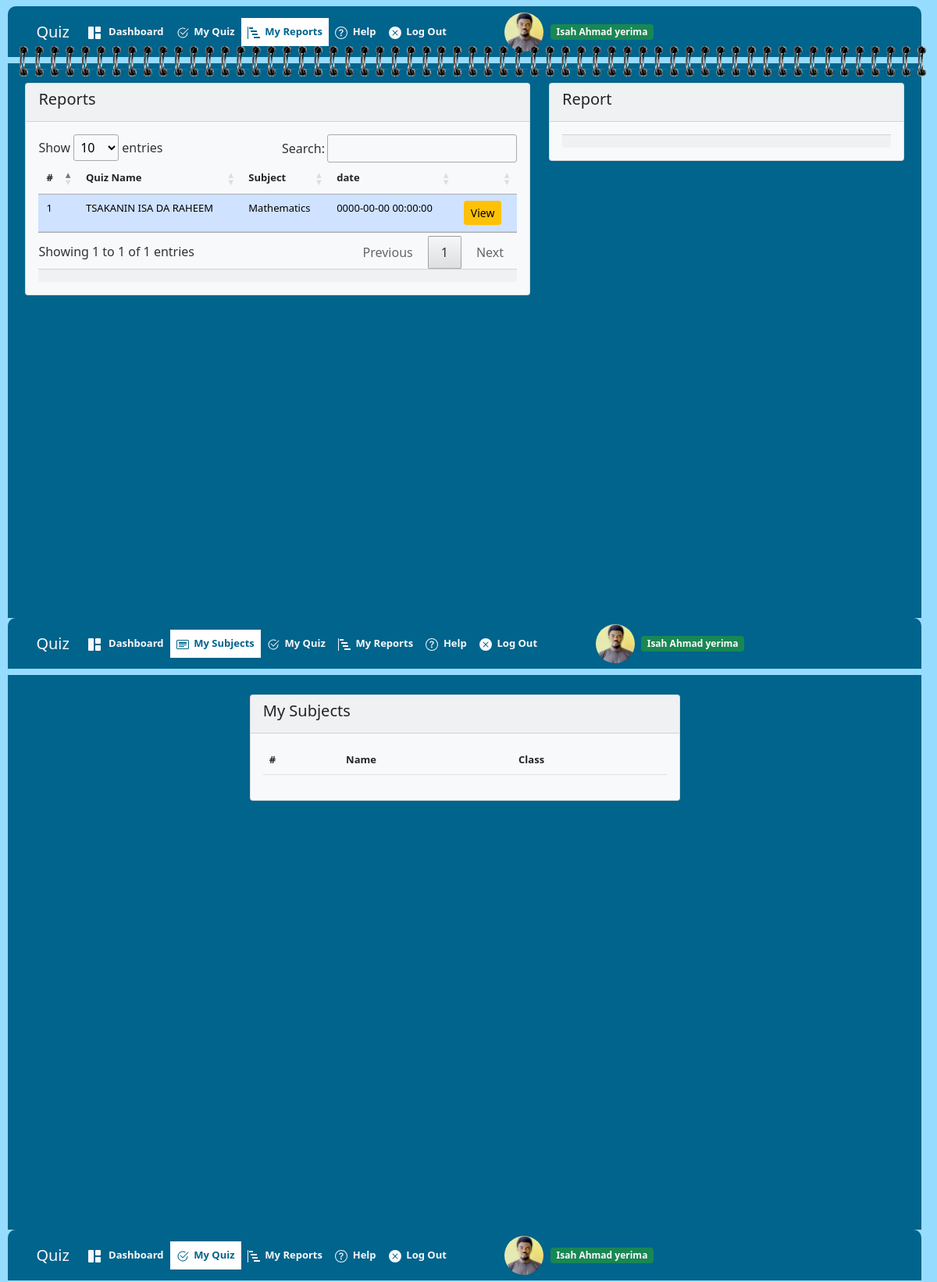
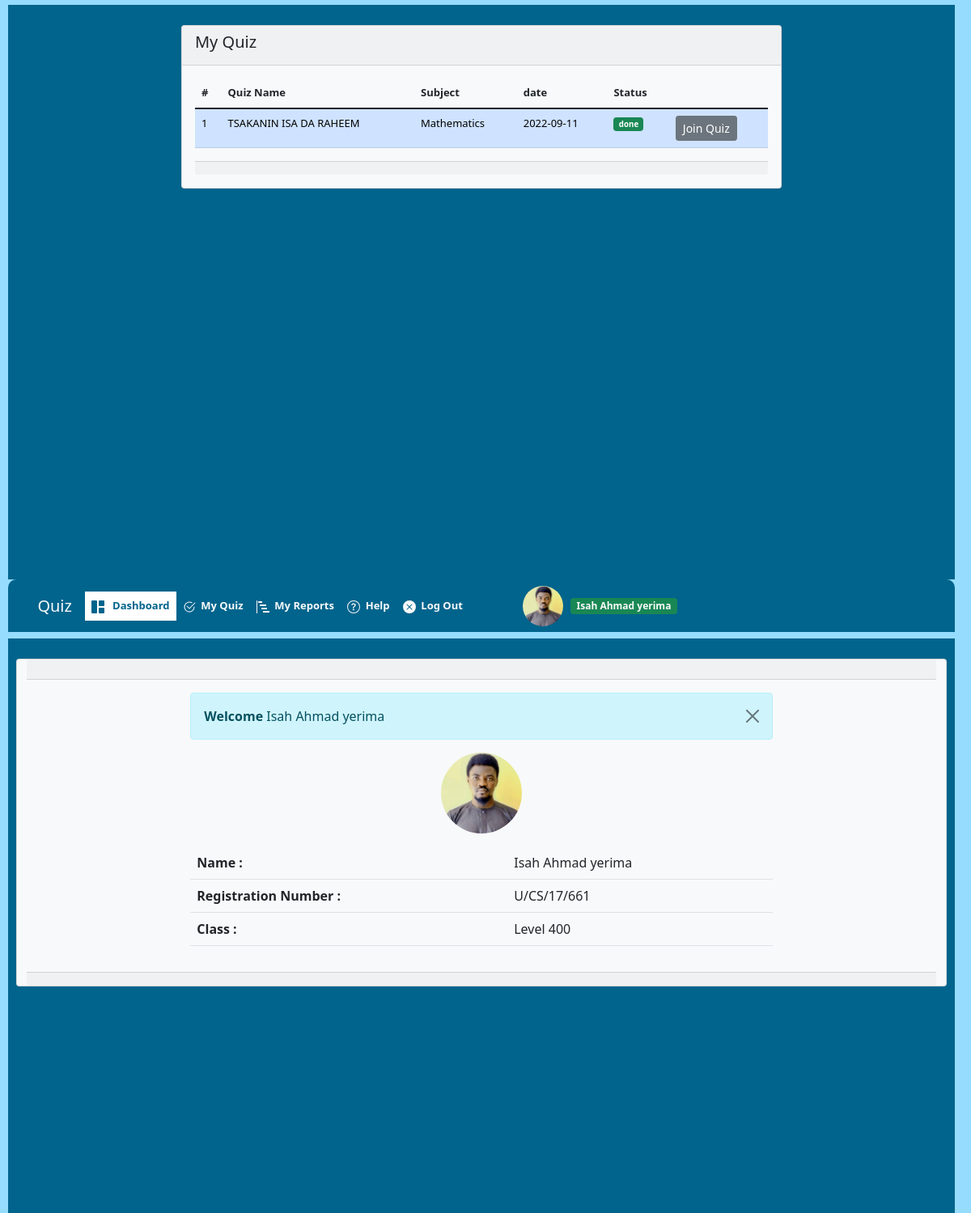
Page /student/index.php (signed in) on the committed database (2 pictures, top to bottom).
### tables this page shows
CREATE TABLE `student` (
  `id` int(11) NOT NULL,
  `reg_no` varchar(255) NOT NULL,
  `name` varchar(255) NOT NULL,
  `class_id` int(11) NOT NULL,
  `password` varchar(255) NOT NULL,
  `picture` varchar(255) NOT NULL
);

CREATE TABLE `report` (
  `id` int(11) NOT NULL,
  `quiz_id` int(11) NOT NULL,
  `positions` longtext NOT NULL,
  `date` timestamp NOT NULL DEFAULT current_timestamp()
);

CREATE TABLE `quiz` (
  `id` int(11) NOT NULL,
  `name` varchar(100) NOT NULL,
  `class_id` int(11) NOT NULL,
  `subject_id` int(11) NOT NULL,
  `date` date NOT NULL,
  `status` int(11) NOT NULL
);

CREATE TABLE `subject` (
  `id` int(11) NOT NULL,
  `name` varchar(255) NOT NULL,
  `class_id` int(11) NOT NULL
);

### admin/include/configuration/init.php (called while the page is built, shortened)
<?php
include_once('function.php');
include_once('objects_class.php');
include_once('database.php');
include_once('class.php');
include_once('quiz.php');
include_once('subject.php');
include_once('report.php');

### admin/include/classes/database.php (called while the page is built, shortened)
<?php
class Database{
    public $connection;
    public function connect(){
        $this->connection = new mysqli(DB_HOST,DB_USER,DB_PASS,DB_NAME);
    }
    public function query($sql)
    {
        $result = $this->connection->query($sql);
        return $result;
    }
}
$database = new Database();
?>

### admin/include/classes/objects_class.php (called while the page is built, shortened)
<?php
class Objects_class
{
    private function has_the_attribute($the_attribute)
    {
        $object_properties = get_object_vars($this);
        return array_key_exists($the_attribute, $object_properties);
    }
    public static function instantiation($the_record)
    {
        $the_object = new $calling_class;
        foreach ($the_record as $the_attribute => $value) {
            if ($the_object->has_the_attribute($the_attribute)) {
                $the_object->$the_attribute = $value;
            }
        }
        return $the_object;
    }
    public static function find_all()
    {
        $the_object_array = static::find_by_query('SELECT * FROM ' . static::$db_table);
        return $the_object_array;
    }
    public static function find_by_id($id)
    {
        $the_result_array = static::find_by_query("SELECT * FROM " . static::$db_table . " WHERE id=$id LIMIT 1");
        return !empty($the_result_array) ? array_shift($the_result_array) : false;
    }
    public static function find_by_query($sql)
    {
        global $database;
        $result_set = $database->query($sql);
        $the_object_array = array();
        while ($row = mysqli_fetch_array($result_set)) {
            $the_object_array[] = static::instantiation($row);
        }
        return $the_object_array;
    }
}

### admin/include/configuration/function.php (called while the page is built, shortened)
<?php
function class_auto_loader($class)
{
	$class = strtolower($class);
	$the_path = "include/classes/{$class}.php";
}

### student/index.php (the view, shortened to what this page needs)
<?php include("include/header.php") ?>
<div class="header row">
    <nav class="navbar navbar-expand-lg ">
        <div class="container-fluid">
            <a class="navbar-brand text-light" href="#">Quiz</a>
            <div class="collapse navbar-collapse" id="navbarNav">
                <ul class="navbar-nav" style="font-size:13px; font-weight: bold; ">
                    <li class="nav-item active">
                        <a class="nav-link active text-light" href="index.php"> &nbsp; Dashboard</a>
                    </li>
                    <li class="nav-item">
                        <a class="nav-link text-light" href="quiz.php"> &nbsp;My Quiz</a>
                    </li>
                    <li class="nav-item">
                        <a class="nav-link text-light" href="report.php"> &nbsp;My Reports</a>
                    </li>
                    <li class="nav-item">
                        <a class="nav-link text-light" href="#"> &nbsp;Help</a>
                    </li>
                    <li class="nav-item">
                        <a class="nav-link text-light" href="logout.php"> &nbsp;Log Out</a>
                    </li>
                </ul>
                <?php include("include/profile.php") ?>
            </div>
        </div>
    </nav>
</div>
<div class="body row">
    <div style="position:relative; margin-top:0px; height: fit-content;" class="bg-light card">
        <div class="card-header">
        </div>
        <div class="card-body row">
            <div class="col-2">
            </div>
            <div class="col-8">
                <div class="alert alert-info alert-dismissible fade show" role="alert">
                    <strong>Welcome </strong> <?php echo $user->name ?>
                    <button type="button" class="btn-close" data-bs-dismiss="alert" aria-label="Close"></button>
                </div>
                <div class="mb-3">
                    <div>
                        <center>
                            <div class="display_image2" id="display_image2">
                                <img src="<?php echo file_exists("../admin/" . $user->picture)  && $user->picture != "" ? "../admin/" . $user->picture : "../admin/profile_img/avatar.jpg"; ?>"
                                    alt="Profile" class="rounded-circle img">
                            </div>
                        </center>
                    </div>
                </div>
                <table class="table">
                    <tr>
                        <th>Name : </th>
                        <td><?php echo $user->name ?></td>
                    </tr>
                    <tr>
                        <th>Registration Number : </th>
                        <td><?php echo $user->reg_no ?></td>
                    </tr>
                    <tr>
                        <th>Class : </th>
                        <td><?php echo Classes::find_by_id($user->class_id)->name ?></td>
                    </tr>
                </table>
            </div>
            <div class="col-2">
            </div>
        </div>
        <div class="card-footer">
        </div>
    </div>
</div>
</div>
</body>
</html>

### student/report.php (shortened to what this page needs)
<?php include("include/header.php") ?>
<?php
extract($_GET);
?>
<div class="header row">
    <nav class="navbar navbar-expand-lg ">
        <div class="container-fluid">
            <a class="navbar-brand text-light" href="#">Quiz</a>
            <div class="collapse navbar-collapse" id="navbarNav">
                <ul class="navbar-nav" style="font-size:13px; font-weight: bold; ">
                    <li class="nav-item ">
                        <a class="nav-link  text-light" href="index.php"> &nbsp; Dashboard</a>
                    </li>
                    <li class="nav-item">
                        <a class="nav-link text-light" href="quiz.php"> &nbsp;My Quiz</a>
                    </li>
                    <li class="nav-item active">
                        <a class="nav-link active text-light" href="report.php"> &nbsp;My Reports</a>
                    </li>
                    <li class="nav-item">
                        <a class="nav-link text-light" href="#"> &nbsp;Help</a>
                    </li>
                    <li class="nav-item">
                        <a class="nav-link text-light" href="logout.php"> &nbsp;Log Out</a>
                    </li>
                </ul>
                <?php include("include/profile.php") ?>
            </div>
        </div>
    </nav>
</div>
<div class="body row">
    <div class="col-7">
        <div style="position:relative; margin-top:0px; height: fit-content;" class="bg-light card">
            <div class="card-header">
                <div class="card-title">
                    <h5 class="card-title">Reports</h5>
                </div>
            </div>
            <div class="card-body">
                <table id="myTable" class="table" style="font-size: 13px;">
                    <thead>
                        <tr>
                            <th>#</th>
                            <th>Quiz Name</th>
                            <th>Subject</th>
                            <th>date</th>
                            <th></th>
                        </tr>
                    </thead>
                    <tbody>
                        <?php $reports = Report::find_all();
                        $i = 0;
                        foreach ($reports as $report) : if (Quiz::find_by_id($report->quiz_id)->class_id == $user->class_id) : $i++; ?>
                        <tr class="table-primary">
                            <td><?php echo $i; ?></td>
                            <td> <?php echo Quiz::find_by_id($report->quiz_id)->name ?></td>
                            <td> <?php echo Subject::find_by_id(Quiz::find_by_id($report->quiz_id)->subject_id)->name ?? "<i>Null</i>" ?>
                            </td>
                            <td> <?php echo $report->date ?></td>
                            <td>
                                <a class="btn btn-sm btn-warning" href="?report_id2=<?php echo $report->id ?>">View</a>
                            </td>
                        </tr>
                        <?php endif;
                        endforeach; ?>
                    </tbody>
                </table>
                <div class="card-footer">
                </div>
            </div>
        </div>
    </div>
    <div class="col-5">
        <div style="position:relative; margin-top:0px; height: fit-content;" class="bg-light card">
            <div class="card-header">
                <div class="card-title">
                    <h5 class="card-title">Report</h5>
                </div>
            </div>
            <div class="card-body">
                <div class="card-footer">
                </div>
            </div>
        </div>
    </div>
</div>
</body>
</html>

### student/include/profile.php (shortened to what this page needs)
<div>
    <div class="display_image2" id="display_image2">
        <img src="<?php echo file_exists("../admin/" . $user->picture) && $user->picture != "" ? "../admin/" . $user->picture : "../admin/profile_img/avatar.jpg"; ?>"
            alt="Profile" class="rounded-circle img2">
    </div>
</div>
<div class=" badge bg-success text-light">
    <?php echo $user->name ?>
</div>

### student/quiz.php (shortened to what this page needs)
<?php include("include/header.php") ?>
<?php
extract($_POST);
?>
<div class="header row">
    <nav class="navbar navbar-expand-lg ">
        <div class="container-fluid">
            <a class="navbar-brand text-light" href="#">Quiz</a>
            <div class="collapse navbar-collapse" id="navbarNav">
                <ul class="navbar-nav" style="font-size:13px; font-weight: bold; ">
                    <li class="nav-item ">
                        <a class="nav-link  text-light" href="index.php"> &nbsp; Dashboard</a>
                    </li>
                    <li class="nav-item active">
                        <a class="nav-link active text-light" href="quiz.php"> &nbsp;My Quiz</a>
                    </li>
                    <li class="nav-item">
                        <a class="nav-link text-light" href="report.php"> &nbsp;My Reports</a>
                    </li>
                    <li class="nav-item">
                        <a class="nav-link text-light" href="#"> &nbsp;Help</a>
                    </li>
                    <li class="nav-item">
                        <a class="nav-link text-light" href="logout.php"> &nbsp;Log Out</a>
                    </li>
                </ul>
                <?php include("include/profile.php") ?>
            </div>
        </div>
    </nav>
</div>
<div class="body row">
    <div class="col-2">
    </div>
    <div class="col-8">
        <div style="position:relative; margin-top:0px; height: fit-content;" class="bg-light card">
            <div class="card-header">
                <div class="card-title">
                    <h5 class="card-title">My Quiz</h5>
                </div>
            </div>
            <div class="card-body">
                <table id="myTable" class="table" style="font-size: 13px;">
                    <thead>
                        <tr>
                            <th>#</th>
                            <th>Quiz Name</th>
                            <th>Subject</th>
                            <th>date</th>
                            <th>Status</th>
                            <th></th>
                        </tr>
                    </thead>
                    <tbody>
                        <?php $quizes = Quiz::find_all();
                        $i = 0;
                        foreach ($quizes as $quiz) :  if ($user->class_id == $quiz->class_id) : $i++; ?>
                        <tr class="table-primary">
                            <td><?php echo $i; ?></td>
                            <td> <?php echo $quiz->name ?></td>
                            <td> <?php echo Subject::find_by_id($quiz->subject_id)->name ?? "<i>Null</i>" ?></td>
                            <td> <?php echo $quiz->date ?></td>
                            <td> <?php echo $quiz->status == 0 ? "<div class='badge badge-sm bg-danger'>Not done</div>" : "<div class='badge badge-sm bg-success'>done</div>" ?>
                            </td>
                            <td>
                                <?php echo $quiz->status == 0 ? '<a class="btn btn-sm btn-warning" href="quiz/index.php?quiz_id=' . $quiz->id . '">Join Quiz</a>' : '<a class="btn btn-sm btn-secondary">Join Quiz</a>' ?>
                            </td>
                        </tr>
                        <?php endif;
                        endforeach; ?>
                    </tbody>
                </table>
                <div class="card-footer">
                </div>
            </div>
        </div>
    </div>
</div>
</body>
</html>

### rows in the picture
student: picture (picture), name "Isah Ahmad yerima Isah Ahmad yerima Isah Ahmad yerima Isah Ahmad yerima", name "Isah Ahmad yerima", reg_no "U/CS/17/661"
report: name "TSAKANIN ISA DA RAHEEM", quiz.name "Mathematics", date "0000-00-00 00:00:00"
quiz: name "TSAKANIN ISA DA RAHEEM", name "Mathematics", date "2022-09-11", status "done"

### other values in the picture
Classes::find_by_id($user->class_id)->name "Level 400"
